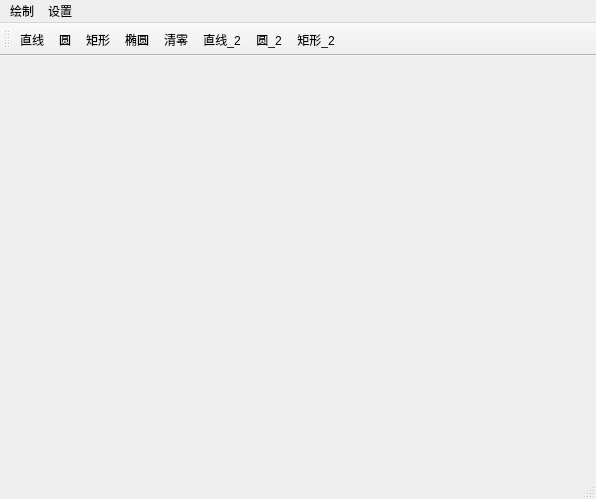
<?xml version="1.0" encoding="UTF-8"?>
<ui version="4.0">
 <class>MainWindow</class>
 <widget class="QMainWindow" name="MainWindow">
  <property name="geometry">
   <rect>
    <x>0</x>
    <y>0</y>
    <width>596</width>
    <height>499</height>
   </rect>
  </property>
  <property name="windowTitle">
   <string>MainWindow</string>
  </property>
  <widget class="QWidget" name="centralWidget"/>
  <widget class="QMenuBar" name="menuBar">
   <property name="geometry">
    <rect>
     <x>0</x>
     <y>0</y>
     <width>596</width>
     <height>23</height>
    </rect>
   </property>
   <widget class="QMenu" name="menu">
    <property name="title">
     <string>绘制</string>
    </property>
    <addaction name="action_draw_line"/>
    <addaction name="action_draw_circle"/>
    <addaction name="action_draw_rect"/>
    <addaction name="action_2_line"/>
    <addaction name="action_2_circle"/>
    <addaction name="action_2_rect"/>
    <addaction name="action_clear"/>
   </widget>
   <widget class="QMenu" name="menu_2">
    <property name="title">
     <string>设置</string>
    </property>
    <addaction name="action_pen_color"/>
    <addaction name="action_pen_thick"/>
    <addaction name="action_pen_style"/>
    <addaction name="action_brush_color"/>
   </widget>
   <addaction name="menu"/>
   <addaction name="menu_2"/>
  </widget>
  <widget class="QToolBar" name="mainToolBar">
   <attribute name="toolBarArea">
    <enum>TopToolBarArea</enum>
   </attribute>
   <attribute name="toolBarBreak">
    <bool>false</bool>
   </attribute>
   <addaction name="action_draw_line"/>
   <addaction name="action_draw_circle"/>
   <addaction name="action_draw_rect"/>
   <addaction name="action"/>
   <addaction name="action_clear"/>
   <addaction name="action_2_line"/>
   <addaction name="action_2_circle"/>
   <addaction name="action_2_rect"/>
  </widget>
  <widget class="QStatusBar" name="statusBar"/>
  <action name="action_draw_line">
   <property name="text">
    <string>直线</string>
   </property>
  </action>
  <action name="action_draw_circle">
   <property name="text">
    <string>圆</string>
   </property>
  </action>
  <action name="action_draw_rect">
   <property name="text">
    <string>矩形</string>
   </property>
  </action>
  <action name="action">
   <property name="text">
    <string>椭圆</string>
   </property>
  </action>
  <action name="action_2_line">
   <property name="text">
    <string>直线_2</string>
   </property>
  </action>
  <action name="action_2_circle">
   <property name="text">
    <string>圆_2</string>
   </property>
  </action>
  <action name="action_2_rect">
   <property name="text">
    <string>矩形_2</string>
   </property>
  </action>
  <action name="action_pen_color">
   <property name="text">
    <string>边框颜色</string>
   </property>
  </action>
  <action name="action_pen_thick">
   <property name="text">
    <string>边框粗细</string>
   </property>
  </action>
  <action name="action_pen_style">
   <property name="text">
    <string>边框样式</string>
   </property>
  </action>
  <action name="action_brush_color">
   <property name="text">
    <string>背景颜色</string>
   </property>
  </action>
  <action name="action_clear">
   <property name="text">
    <string>清零</string>
   </property>
  </action>
 </widget>
 <layoutdefault spacing="6" margin="11"/>
 <resources/>
 <connections/>
</ui>
